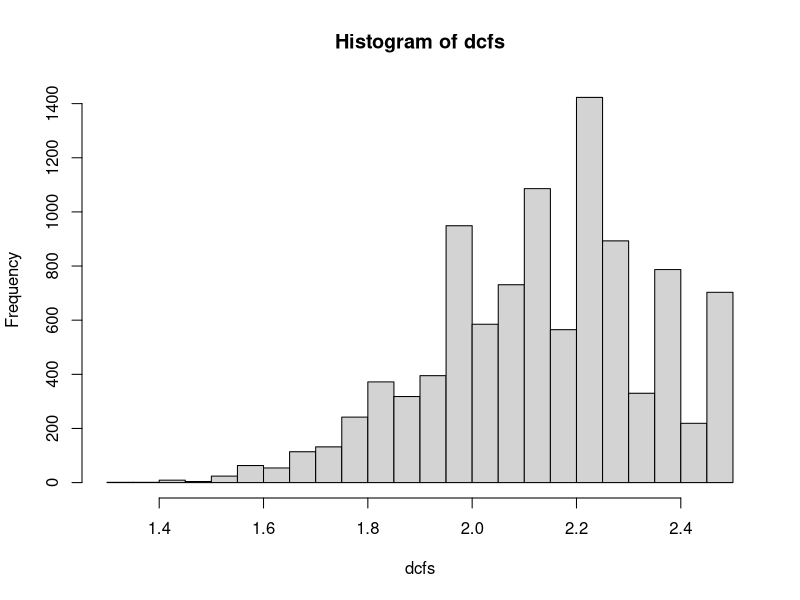
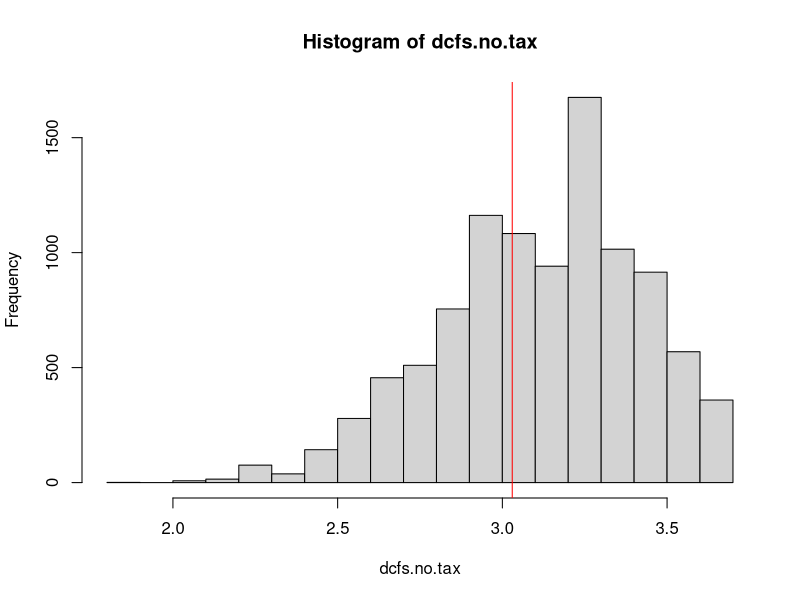

R code for these plots, in order:
# NYSE: NRT
# North European Oil Royalty Trust
# 2020-09-12

set.seed(1337);

# individual risk-free rate
discount <- 0.0065;

# federal income bracket: $39,376 - $434,500
# net investment income tax: > $200,000
# state tax
# local tax
tax <- 0.15 + 0.038 + 0.088 + 0.039;

# number of simulation rounds
B <- 10000;

# net reserves at the start of 2020
reserves.2020 <- 6429.7;

# net sales in 2016, 2017, 2018, 2019
sales.past <- c(1392, 1330, 1066, 1215);

# according to 10-Q for 2020 Q1, Q2, and Q3, sales is down about 10%
sales.current <- sales.past[4] * (1 - 0.1);

# dividend per share in 2016, 2017, 2018, 2019
dividends.past <- c(0.67, 0.76, 0.70, 0.82);

# dividend per share in 2020 Q1, Q2, Q3, and Q4(E)
dividend.2020.q4 <- 0.08;
dividend.current <- 0.08 + 0.11 + 0.11 + dividend.2020.q4;

# net reserve for the start of 2021
reserves.current <- reserves.2020 - sales.current;


dividends <- c(dividends.past, dividend.current);

sales <- c(sales.past, sales.current);

# probability of sampling each historical data point
probs <- c(0.1, 0.1, 0.1, 0.5, 0.2);
probs <- probs / sum(probs);

# number of data points
n <- length(probs);


# Project one year of dividend and remaining reserves.
# @param reserves  initial reserves
project <- function(reserves) {
	# sample one data point from historical data of (dividends, sales)
	i <- sample.int(n, 1, prob=probs);

	if (sales[i] < reserves) {
		list(
			dividend = dividends[i],
			reserves = reserves - sales[i]
		)
	} else {
		list(
			# dividend must be discounted due to insufficient reserves
			dividend = dividends[i] * (reserves / sales[i]),
			# reserves are completely depleted
			reserves = 0
		)
	}
}

# Calculate present value of future cash flow
# @param cf  future cash flow
# @param r   discount rate
present_value <- function(cf, r) {
	n <- length(cf);
	cf / (1 + r)^(1:n)
}

# simulate a list of payouts
payouts.l <- lapply(
	1:B,
	function(b) {
		r <- reserves.current;
		payouts <- NULL;
		while (r > 0) {
			p <- project(r);
			payouts <- c(payouts, p$dividend);
			r <- p$reserves;
		}

		payouts
	}
);

# years remaining
years <- unlist(lapply(payouts.l, length));
table(years)

# total discounted cash flow
dcfs <- unlist(lapply(
	payouts.l,
	function(payouts) {
		sum(present_value(payouts * (1 - tax), discount)) +
			dividend.2020.q4 * (1 - tax)
	}
));

# total discounted cash flow under no tax scenario
dcfs.no.tax <- unlist(lapply(
	payouts.l,
	function(payouts) {
		sum(present_value(payouts, discount)) +
			dividend.2020.q4
	}
));


# estimate key statistics

profit.prob <- 0.95;
# entry price given target probability of profit
quantile(dcfs, 1 - profit.prob)
quantile(dcfs.no.tax, 1 - profit.prob)

price <- 3.03;
# expected margin of present value of profit given entry price
mean(dcfs / price) - 1
mean(dcfs.no.tax / price) - 1
# probability of profit given entry price
mean(dcfs > price)
mean(dcfs.no.tax > price)
# expected margin of present value of profit given profit > 0
mean(dcfs.no.tax[dcfs.no.tax > price]) / price - 1


# generate plots

hist(dcfs, breaks=20)
abline(v = price, col="red")

hist(dcfs.no.tax, breaks=20)
abline(v = price, col="red")

